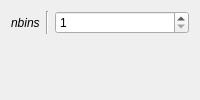
                <widget class="QWidget" name="histogram">
                 <layout class="QGridLayout" name="gridLayout_12">
                  <item row="0" column="0">
                   <widget class="QLabel" name="label_18">
                    <property name="font">
                     <font>
                      <italic>true</italic>
                     </font>
                    </property>
                    <property name="text">
                     <string>nbins</string>
                    </property>
                   </widget>
                  </item>
                  <item row="0" column="2">
                   <widget class="QSpinBox" name="_sig_nbins">
                    <property name="minimum">
                     <number>1</number>
                    </property>
                    <property name="maximum">
                     <number>10000</number>
                    </property>
                   </widget>
                  </item>
                  <item row="0" column="1">
                   <widget class="Line" name="line_16">
                    <property name="orientation">
                     <enum>Qt::Vertical</enum>
                    </property>
                   </widget>
                  </item>
                  <item row="1" column="2">
                   <spacer name="horizontalSpacer_8">
                    <property name="orientation">
                     <enum>Qt::Horizontal</enum>
                    </property>
                    <property name="sizeHint" stdset="0">
                     <size>
                      <width>40</width>
                      <height>20</height>
                     </size>
                    </property>
                   </spacer>
                  </item>
                  <item row="1" column="0">
                   <spacer name="verticalSpacer_5">
                    <property name="orientation">
                     <enum>Qt::Vertical</enum>
                    </property>
                    <property name="sizeHint" stdset="0">
                     <size>
                      <width>20</width>
                      <height>40</height>
                     </size>
                    </property>
                   </spacer>
                  </item>
                 </layout>
                </widget>
